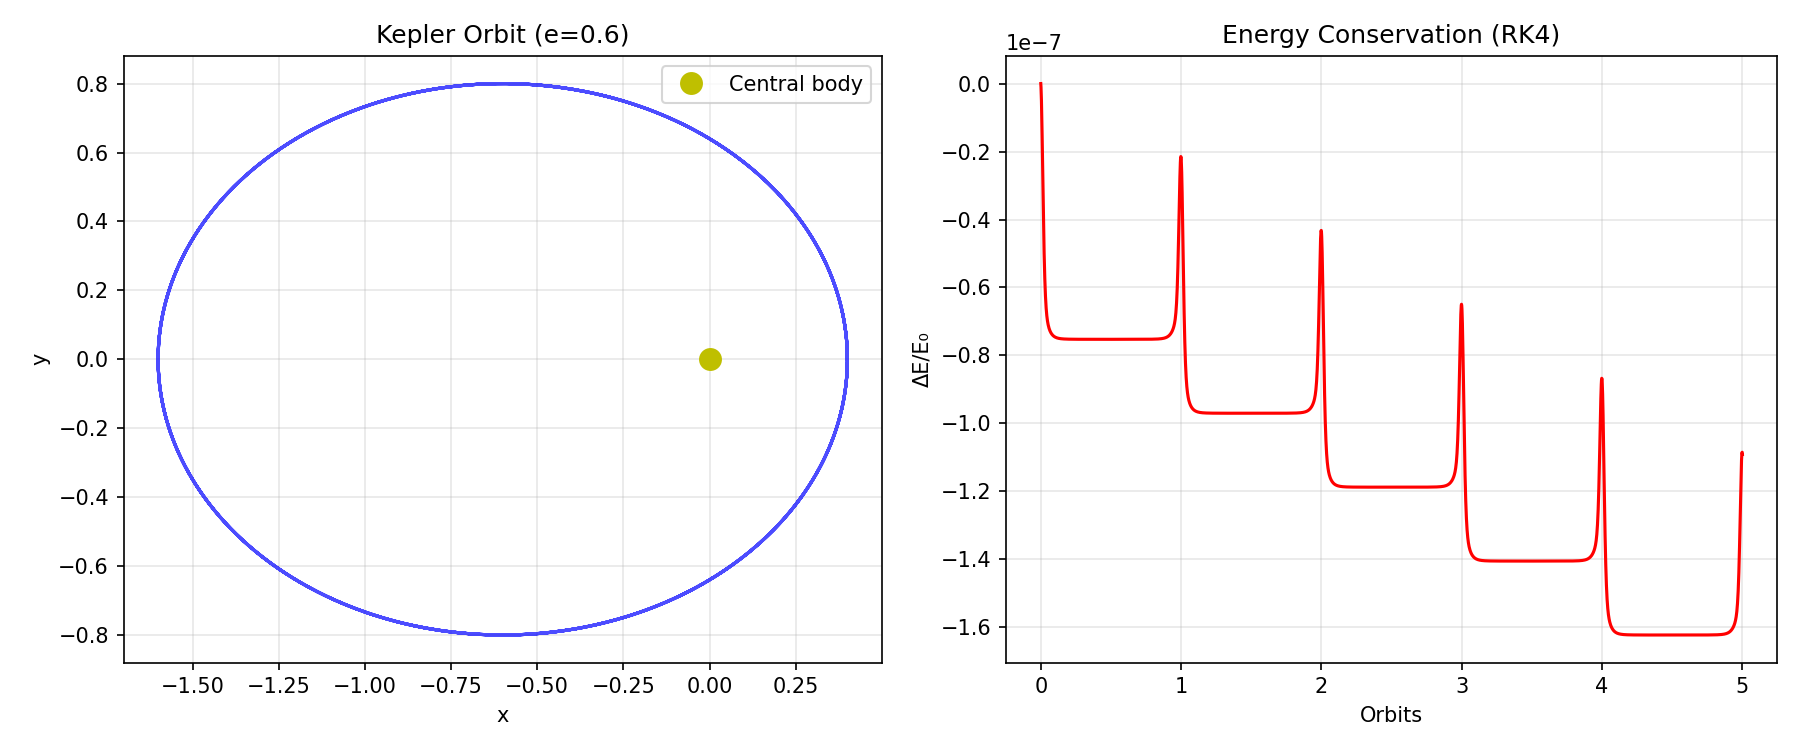

Write Python code to recreate this figure.
"""
Runge-Kutta Methods (RK4)
===========================
Fourth-order Runge-Kutta method — the workhorse of ODE solving.

    k1 = f(t_n, y_n)
    k2 = f(t_n + h/2, y_n + h/2 * k1)
    k3 = f(t_n + h/2, y_n + h/2 * k2)
    k4 = f(t_n + h, y_n + h * k3)
    y_{n+1} = y_n + (h/6)(k1 + 2k2 + 2k3 + k4)

Properties:
- Fourth-order accurate: local error O(h⁵), global error O(h⁴).
- 4 function evaluations per step.
- Excellent balance of accuracy and computational cost.
- Self-starting (unlike multi-step methods).

Physics applications:
- Orbital mechanics, molecular dynamics, circuit simulation.
- Any ODE system where moderate accuracy is needed.
"""

import numpy as np


def rk4(f, t_span, y0, h):
    """
    Classical 4th-order Runge-Kutta method.
    
    Parameters
    ----------
    f : callable
        f(t, y) returning dy/dt.
    t_span : tuple (t0, tf)
    y0 : float or ndarray – initial condition
    h : float – step size
    
    Returns
    -------
    t : ndarray – time points
    y : ndarray – solution
    """
    t0, tf = t_span
    t = np.arange(t0, tf + h/2, h)
    n_steps = len(t)

    y0 = np.atleast_1d(np.array(y0, dtype=float))
    y = np.zeros((n_steps, len(y0)))
    y[0] = y0

    for i in range(n_steps - 1):
        k1 = np.atleast_1d(f(t[i], y[i]))
        k2 = np.atleast_1d(f(t[i] + h/2, y[i] + h/2 * k1))
        k3 = np.atleast_1d(f(t[i] + h/2, y[i] + h/2 * k2))
        k4 = np.atleast_1d(f(t[i] + h,   y[i] + h * k3))
        y[i + 1] = y[i] + (h / 6) * (k1 + 2*k2 + 2*k3 + k4)

    return t, y.squeeze()


def rk2_midpoint(f, t_span, y0, h):
    """
    2nd-order Runge-Kutta (Midpoint method) for comparison.
    
    k1 = f(t_n, y_n)
    k2 = f(t_n + h/2, y_n + h/2 * k1)
    y_{n+1} = y_n + h * k2
    """
    t0, tf = t_span
    t = np.arange(t0, tf + h/2, h)
    n_steps = len(t)

    y0 = np.atleast_1d(np.array(y0, dtype=float))
    y = np.zeros((n_steps, len(y0)))
    y[0] = y0

    for i in range(n_steps - 1):
        k1 = np.atleast_1d(f(t[i], y[i]))
        k2 = np.atleast_1d(f(t[i] + h/2, y[i] + h/2 * k1))
        y[i + 1] = y[i] + h * k2

    return t, y.squeeze()


# ============================================================
# Demo: Convergence Study & Orbital Mechanics
# ============================================================
if __name__ == "__main__":
    print("=" * 60)
    print("RUNGE-KUTTA (RK4) DEMO")
    print("=" * 60)

    # --- Convergence study with known solution ---
    print("\n--- Convergence study: dy/dt = -y, y(0) = 1 ---")
    f = lambda t, y: -y
    y_exact = lambda t: np.exp(-t)

    print(f"{'h':>10s} | {'Euler':>12s} | {'RK2':>12s} | {'RK4':>12s}")
    print("-" * 55)

    from euler_method import euler_method

    for h in [0.5, 0.2, 0.1, 0.05, 0.01]:
        t1, y1 = euler_method(f, (0, 5), 1.0, h)
        t2, y2 = rk2_midpoint(f, (0, 5), 1.0, h)
        t4, y4 = rk4(f, (0, 5), 1.0, h)
        e1 = np.max(np.abs(y1 - y_exact(t1)))
        e2 = np.max(np.abs(y2 - y_exact(t2)))
        e4 = np.max(np.abs(y4 - y_exact(t4)))
        print(f"{h:10.3f} | {e1:12.6e} | {e2:12.6e} | {e4:12.6e}")

    # --- Kepler orbit (2-body problem) ---
    print("\n--- Kepler Orbit (e=0.6 elliptical orbit) ---")
    # Equations: d²r/dt² = -r/|r|³ (gravitational units)
    # State: y = [x, y, vx, vy]
    e = 0.6  # eccentricity

    def kepler(t, y):
        x, y_pos, vx, vy = y
        r3 = (x**2 + y_pos**2) ** 1.5
        return np.array([vx, vy, -x / r3, -y_pos / r3])

    # Initial conditions for elliptical orbit
    y0_kepler = [1 - e, 0, 0, np.sqrt((1 + e) / (1 - e))]
    T = 2 * np.pi  # Orbital period

    t, y = rk4(kepler, (0, 5 * T), y0_kepler, h=0.01)

    # Check energy conservation
    E = 0.5 * (y[:, 2]**2 + y[:, 3]**2) - 1.0 / np.sqrt(y[:, 0]**2 + y[:, 1]**2)
    print(f"Initial energy: {E[0]:.10f}")
    print(f"Final energy:   {E[-1]:.10f}")
    print(f"Energy drift:   {abs(E[-1] - E[0]):.2e}")

    # Plot
    try:
        import matplotlib.pyplot as plt
        fig, axes = plt.subplots(1, 2, figsize=(12, 5))

        # Orbit
        axes[0].plot(y[:, 0], y[:, 1], 'b-', alpha=0.7)
        axes[0].plot(0, 0, 'yo', markersize=10, label='Central body')
        axes[0].set_xlabel('x')
        axes[0].set_ylabel('y')
        axes[0].set_title(f'Kepler Orbit (e={e})')
        axes[0].set_aspect('equal')
        axes[0].grid(True, alpha=0.3)
        axes[0].legend()

        # Energy
        axes[1].plot(t / T, (E - E[0]) / abs(E[0]), 'r-')
        axes[1].set_xlabel('Orbits')
        axes[1].set_ylabel('ΔE/E₀')
        axes[1].set_title('Energy Conservation (RK4)')
        axes[1].grid(True, alpha=0.3)

        plt.tight_layout()
        plt.savefig("runge_kutta_rk4.png", dpi=150)
        plt.show()
    except ImportError:
        print("(matplotlib not available)")
